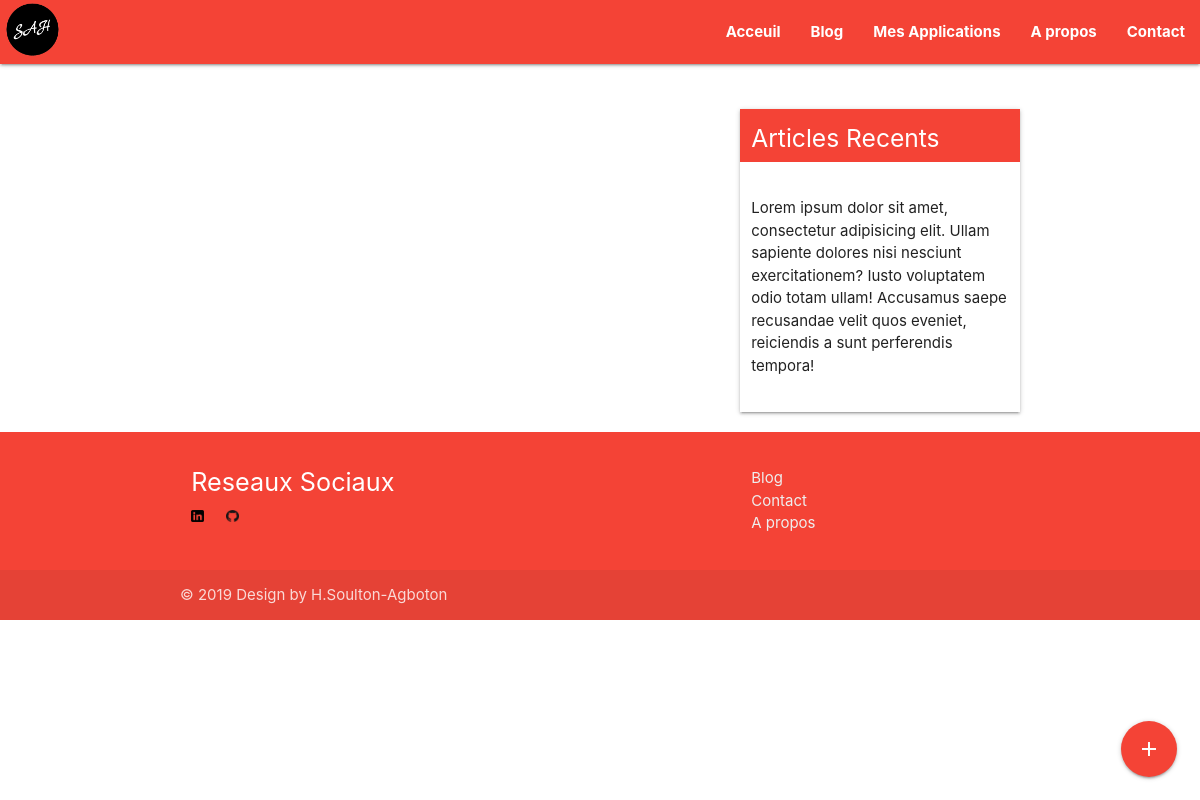
/blog/, run on an earlier commit of the app's database.
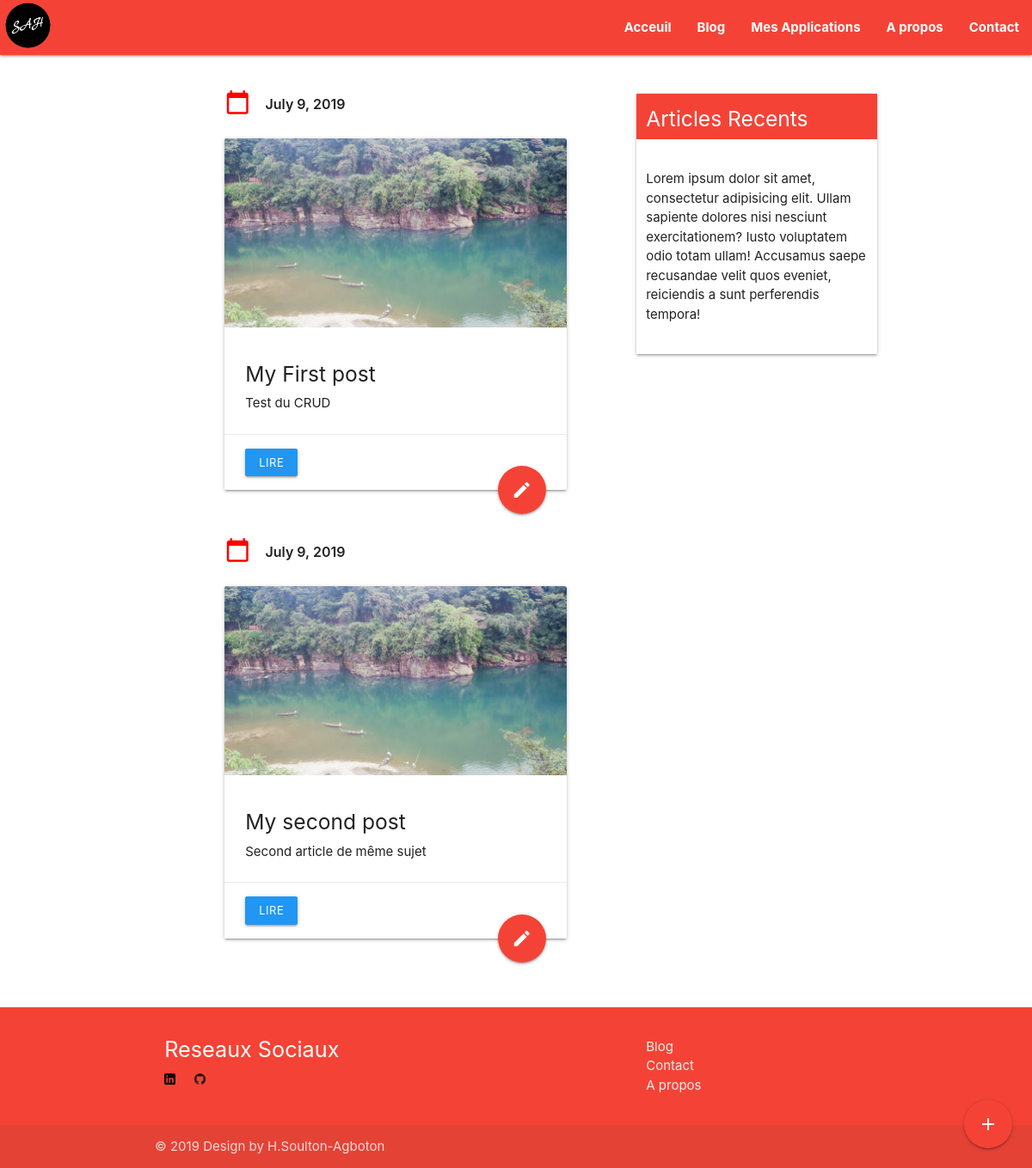
And on a later commit of the database.
### blog/models.py (models this page shows)
class Article(models.Model):
    author = models.ForeignKey(Author, on_delete = models.CASCADE)
    title = models.CharField(max_length = 255)
    pub_dat = models.DateField(auto_now = True)
    slug = models.SlugField(max_length = 50)
    content = models.TextField()
    summary = models.CharField( max_length = 300)
    published = models.BooleanField(default = True)

### blog/views.py (the view)
# urls.py: path('', views.index, name='index'),
def index(request):
    Articles = Article.objects.all()
    return render(request, 'blog/index.html', {'Articles':Articles})

### blog/templates/blog/index.html (shortened to what this page needs)
{% extends 'application.html' %}
{% load static %}
{% block content %}
<div class="container">
        <div class="row">
                <div class="col l1">
                        <div class="fixed-action-btn">
                                <a  href=" {% url 'blog:article_new' %}"class="btn-floating btn-large waves-effect waves-light red "><i class="material-icons">add</i></a>
                        </div>
                </div>
                <div class=" col l6">
                        {% for article in Articles %}
                        <div class="row">
                                <div class=" center col l1">
                                        <i class=" blog-icon-color material-icons small">calendar_today </i>
                                </div>
                                <div class=" center col l4">
                                        <span class="blog-date">{{ article.pub_dat }}</span>
                                </div>
                        </div>
                        <div class="card">
                                <div class="card-image">
                                        <img src="{% static '/images/default.jpg' %}">
                                </div>
                                <a href="{% url 'blog:article_update' article.id %}"class="btn-floating btn-large halfway-fab waves-effect waves-light red"><i
                                                class="material-icons">edit</i></a>
                                <div class="card-content">
                                        <h5>{{ article.title }}</h5>
                                        <p>{{ article.summary }}</p>
                                </div>
                                <div class="card-action">
                                        <a  class ="btn-small waves-effect waves-light blue "href="{% url 'blog:article_view' article.id %}">Lire</a>
                                </div>
                        </div>
                        <br>
                        <br>
                        {%endfor %}
                </div>
                <div id="view-port-mobile-visibility">
                                <div class="col l4 offset-l1 z-depth-1">
                                        <div class="row ">
                                                <div class="col l12 red ligthen 5 white-text">
                                                        <h5>Articles Recents</h5>
                                                </div>
                                        </div>
                                        <div class=" row">
                                                <div class="col l12">
                                                        <p>Lorem ipsum dolor sit amet, consectetur adipisicing elit. Ullam
                                                                sapiente
                                                                dolores nisi
                                                                nesciunt exercitationem? Iusto voluptatem odio totam ullam!
                                                                Accusamus
                                                                saepe recusandae
                                                                velit quos eveniet, reiciendis a sunt perferendis tempora!</p>
                                                </div>
                                        </div>
                                </div>
                </div>
        </div>
</div>
{% endblock %}

What changed in the data, as far as the page shows it:
added Article: pub_dat "July 9, 2019", title "My First post", summary "Test du CRUD"
added Article: pub_dat "July 9, 2019", title "My second post", summary "Second article de même sujet"
